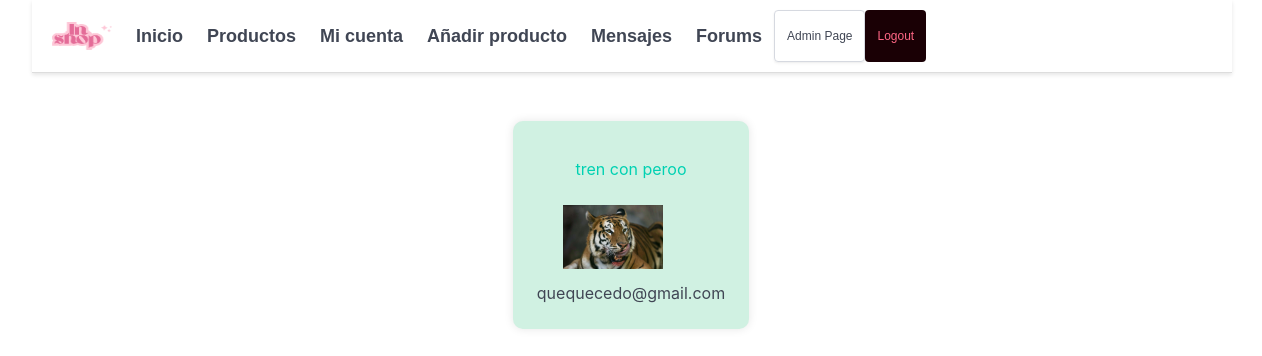
Page /php/chat/my_messages.php (signed in) on the committed database.
### tables this page shows
CREATE TABLE `chat` (
  `chat_id` int(11) NOT NULL,
  `user_id_buyer` int(11) NOT NULL,
  `user_id_seller` int(11) NOT NULL,
  `product_id` int(11) NOT NULL,
  `message` text NOT NULL,
  `date` date NOT NULL DEFAULT current_timestamp(),
  `seen` tinyint(1) NOT NULL DEFAULT current_timestamp()
);

CREATE TABLE `product` (
  `product_id` int(9) NOT NULL,
  `product_name` varchar(30) NOT NULL,
  `price` float NOT NULL DEFAULT 0,
  `user_id` int(11) NOT NULL,
  `photo` text DEFAULT NULL,
  `description` text DEFAULT NULL,
  `city` varchar(30) DEFAULT NULL,
  `user_name` varchar(50) NOT NULL,
  `upload_date` date NOT NULL DEFAULT current_timestamp()
);

CREATE TABLE `user` (
  `user_id` int(9) NOT NULL,
  `username` varchar(30) NOT NULL,
  `name` varchar(30) NOT NULL,
  `surname` varchar(30) NOT NULL,
  `email` varchar(50) NOT NULL,
  `password` varchar(30) NOT NULL,
  `admin` tinyint(1) NOT NULL DEFAULT 0,
  `Register_date` date NOT NULL DEFAULT current_timestamp()
);

### php/chat/my_messages.php (the view, shortened to what this page needs)
<?php
include '../navbar.php';
function ft_get_user_info($user_id)
{
    $connexion = ft_create_conexion();
    $sql = "SELECT * FROM user WHERE user_id = ?";
    $stmt = $connexion->prepare($sql);
    $stmt->bind_param("i", $user_id);
    $stmt->execute();
    $result = $stmt->get_result();
    if ($result->num_rows > 0)
    {
        $row = $result->fetch_assoc();
        return $row;
    }
    else
    {
        $connexion->close();
        return FALSE;
    }
}
function ft_get_my_chats($user_id)
{
    $connexion = ft_create_conexion();
    $sql = "SELECT * FROM chat WHERE user_id_buyer = ? OR user_id_seller = ?";
    $stmt = $connexion->prepare($sql);
    $stmt->bind_param("ii", $user_id, $user_id);
    $stmt->execute();
    $result = $stmt->get_result();
    $chats = [];
    if ($result->num_rows > 0)
    {
        while ($row = $result->fetch_assoc())
        {
            $chats[] = $row;
        }
    }
    return $chats;
}
function ft_get_other_perosn_name($user_id_buyer, $user_id_seller)
{
    if ($user_id_buyer == $_COOKIE['user_id'])
    {
        return ft_get_user_info($user_id_seller)['username'];
    }
    else
    {
        return ft_get_user_info($user_id_buyer)['username'];
    }
}
function ft_is_my_product($user_id_buyer)
{
    if ($user_id_buyer == $_COOKIE['user_id'])
    {
        return "has-background-info-light	";
    }
    else
    {
        return "has-background-success-light	";
    }
}
function ft_get_produc_info($product_id)
{
    $connexion = ft_create_conexion();
    $sql = "SELECT * FROM product WHERE product_id = ?";
    $stmt = $connexion->prepare($sql);
    $stmt->bind_param("i", $product_id);
    $stmt->execute();
    $result = $stmt->get_result();
    $product_name = $result->fetch_assoc();
    return $product_name;
}
function ft_get_photos($photo_folder)
{
    $photos = [];
    $folder_path = $_SERVER['DOCUMENT_ROOT'] . "/tfg_shop/images/products/" . $photo_folder;
    if (file_exists($folder_path))
    {
        $files = scandir($folder_path);
        foreach ($files as $file)
        {
            if ($file != '.' && $file != '..')
            {
                $photos[] = $file;
            }
        }
    }
    return $photos;
}
function ft_print_photo($product_id)
{
    $product = ft_get_produc_info($product_id);
    $photos = ft_get_photos($product['photo']);
    echo "<div class='image-gallery' id='product-{$product['product_id']}'>";
    if (count($photos) > 0)
    {
        echo "<img src='/tfg_shop/images/products/{$product['photo']}/{$photos[0]}' width='100px'>";
    }
    echo "</div>";
}
?>
<!DOCTYPE html>
<html lang="en">
<head>
</head>
<body>
    <div class="container chats">
        <?php
        $chats = ft_get_my_chats($_COOKIE['user_id']);
        if (count($chats) > 0)
        {
            echo "<div class='columns is-multiline'>";
            foreach ($chats as $chat)
            {
                $product_class = ft_is_my_product($chat['user_id_buyer']);
                echo "<div class='box chat $product_class p-5 has-shadow is-flex is-align-items-center is-justify-content-space-between is-flex-direction-column'>";
                echo "<a href='chat_product.php?product_id=" . $chat['product_id'] . "'>";
                echo "<div class=' p-3 mb-3'>";
                $product_name = ft_get_produc_info($chat['product_id']);
                echo "<h3 class='has-text-primary'>" . $product_name['product_name'] . "</h3>";
                echo "</div>";
                ft_print_photo($chat['product_id']);
                echo "</a>";
                echo "<h3 class='mt-3'>" . ft_get_other_perosn_name($chat['user_id_buyer'], $chat['user_id_seller']) . "</h3>";
                echo "</div>";
            }
            echo "</div>";
        }
        else
        {
            echo "<p>You have no messages.</p>";
        }
        ?>
    </div>
</body>
</html>

### php/chat/my_messages.php (style rules this page uses)
.chats { display: flex; flex-direction: column; align-items: center; margin-top: 50px; }
.chat { display: flex; flex-direction: column; align-items: center; margin: 10px; padding: 10px; border-radius: 10px; box-shadow: 0 0 10px rgba(0, 0, 0, 0.1); }

### rows in the picture
chat: product.product_name "tren con peroo", product.photo (picture), user_id_buyer+user_id_seller "quequecedo@gmail.com"
